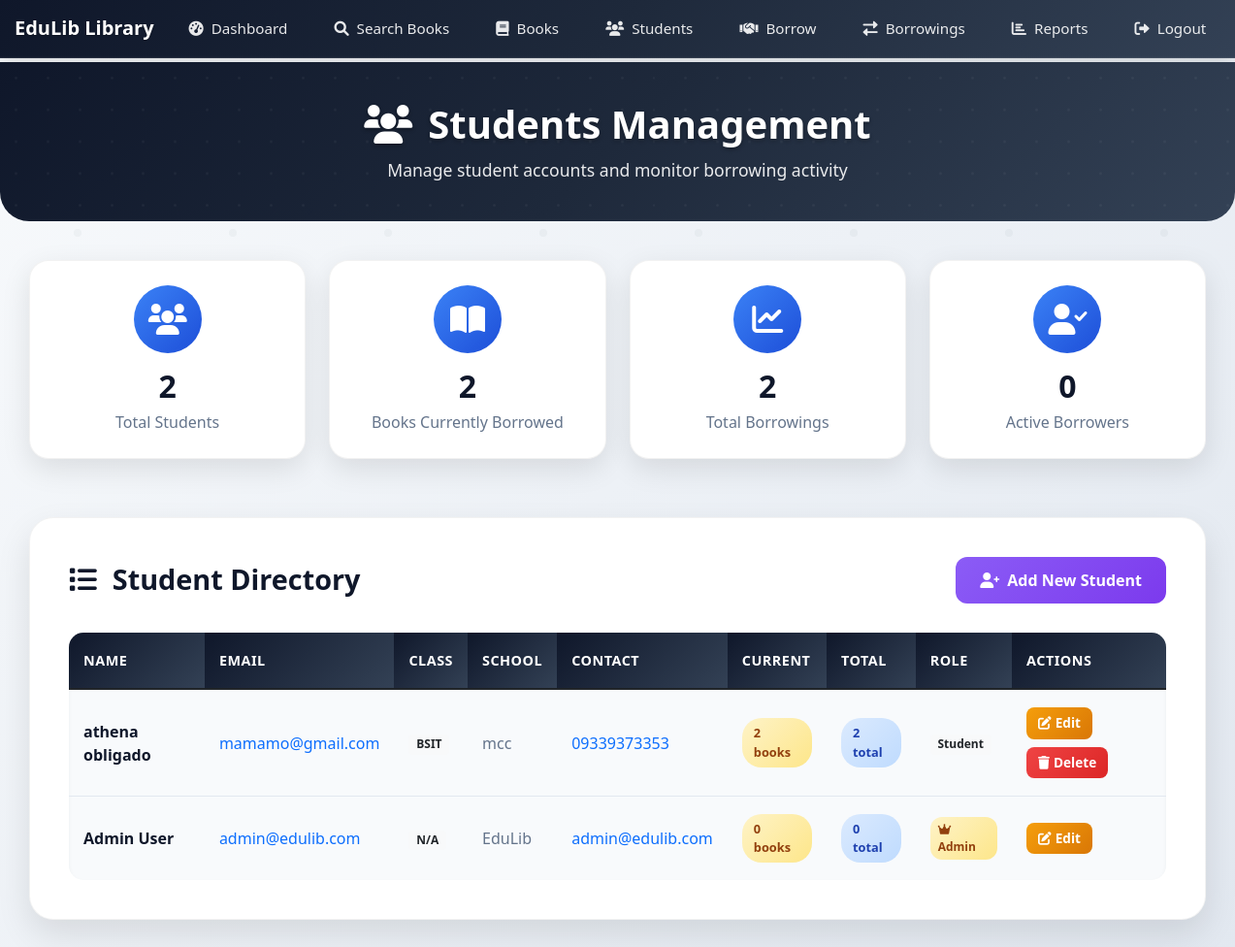
The app's page /students (signed in) with its own data.
### app/models.py (models this page shows, shortened)
class Student(UserMixin, db.Model):
    id = db.Column(db.Integer, primary_key=True)
    email = db.Column(db.String(120), unique=True, nullable=False)
    password_hash = db.Column(db.String(128))
    full_name = db.Column(db.String(100), nullable=False)
    class_name = db.Column(db.String(50), nullable=False)
    school = db.Column(db.String(100), nullable=False)
    contact = db.Column(db.String(100))
    is_admin = db.Column(db.Boolean, default=False)
    borrowings = db.relationship('Borrowing', backref='student', lazy=True)

### app/routes.py (the view)
@bp.route('/students')
@admin_required
def students():
    students = Student.query.all()
    total_current = 0
    total_all = 0
    for student in students:
        student.current_borrowed = len([b for b in student.borrowings if b.status == 'borrowed'])
        student.total_borrowed = len(student.borrowings)
        total_current += student.current_borrowed
        total_all += student.total_borrowed
    return render_template('students.html', students=students, total_current=total_current, total_all=total_all)

### app/__init__.py (called while the page is built)
@login_manager.user_loader
def load_user(user_id):
    from .models import Student
    return Student.query.get(int(user_id))

### app/routes.py (called while the page is built)
def admin_required(f):
    @wraps(f)
    def decorated_function(*args, **kwargs):
        if not current_user.is_authenticated or not current_user.is_admin:
            flash('Access denied. This is for administrators only.')
            return redirect(url_for('main.dashboard'))
        return f(*args, **kwargs)
    return decorated_function

### app/templates/students.html (shortened to what this page needs)
{% extends "base.html" %}
{% block content %}
<div class="page-header">
    <div class="container">
        <div class="row">
            <div class="col-12 text-center">
                <h1><i class="fas fa-users me-3"></i>Students Management</h1>
                <p>Manage student accounts and monitor borrowing activity</p>
            </div>
        </div>
    </div>
</div>
<div class="container">
    <div class="stats-section">
        <div class="row">
            <div class="col-lg-3 col-md-6">
                <div class="stats-card">
                    <div class="icon-wrapper">
                        <i class="fas fa-users"></i>
                    </div>
                    <h3>{{ students|length }}</h3>
                    <p>Total Students</p>
                </div>
            </div>
            <div class="col-lg-3 col-md-6">
                <div class="stats-card">
                    <div class="icon-wrapper">
                        <i class="fas fa-book-open"></i>
                    </div>
                    <h3>{{ total_current }}</h3>
                    <p>Books Currently Borrowed</p>
                </div>
            </div>
            <div class="col-lg-3 col-md-6">
                <div class="stats-card">
                    <div class="icon-wrapper">
                        <i class="fas fa-chart-line"></i>
                    </div>
                    <h3>{{ total_all }}</h3>
                    <p>Total Borrowings</p>
                </div>
            </div>
            <div class="col-lg-3 col-md-6">
                <div class="stats-card">
                    <div class="icon-wrapper">
                        <i class="fas fa-user-check"></i>
                    </div>
                    <h3>
                        {% set active_students = 0 %}
                        {% for student in students %}
                            {% if student.total_borrowed > 0 %}
                                {% set active_students = active_students + 1 %}
                            {% endif %}
                        {% endfor %}
                        {{ active_students }}
                    </h3>
                    <p>Active Borrowers</p>
                </div>
            </div>
        </div>
    </div>
    <div class="content-section">
        <div class="section-header">
            <h3><i class="fas fa-list me-3"></i>Student Directory</h3>
            <a href="{{ url_for('main.add_student') }}" class="btn-add-student">
                <i class="fas fa-user-plus"></i>
                Add New Student
            </a>
        </div>
        {% if students %}
        <div class="students-table-container">
            <div class="table-responsive">
                <table class="table students-table">
                    <thead>
                        <tr>
                            <th>Name</th>
                            <th>Email</th>
                            <th>Class</th>
                            <th>School</th>
                            <th>Contact</th>
                            <th>Current</th>
                            <th>Total</th>
                            <th>Role</th>
                            <th>Actions</th>
                        </tr>
                    </thead>
                    <tbody>
                        {% for student in students %}
                        <tr>
                            <td>
                                <div class="student-name-cell">{{ student.full_name }}</div>
                            </td>
                            <td>
                                <a href="mailto:{{ student.email }}" class="text-decoration-none">
                                    {{ student.email }}
                                </a>
                            </td>
                            <td>
                                <span class="badge bg-light text-dark">{{ student.class_name }}</span>
                            </td>
                            <td>{{ student.school }}</td>
                            <td>
                                {% if student.contact %}
                                    <a href="tel:{{ student.contact }}" class="text-decoration-none">
                                        {{ student.contact }}
                                    </a>
                                {% else %}
                                    <span class="text-muted">-</span>
                                {% endif %}
                            </td>
                            <td>
                                <span class="borrowing-badge borrowing-current">
                                    {{ student.current_borrowed }} books
                                </span>
                            </td>
                            <td>
                                <span class="borrowing-badge borrowing-total">
                                    {{ student.total_borrowed }} total
                                </span>
                            </td>
                            <td>
                                {% if student.is_admin %}
                                    <span class="admin-badge">
                                        <i class="fas fa-crown me-1"></i>Admin
                                    </span>
                                {% else %}
                                    <span class="badge bg-light text-dark">Student</span>
                                {% endif %}
                            </td>
                            <td>
                                <div class="action-buttons">
                                    <a href="{{ url_for('main.edit_student', id=student.id) }}" class="btn-edit">
                                        <i class="fas fa-edit me-1"></i>Edit
                                    </a>
                                    {% if not student.is_admin %}
                                    <a href="{{ url_for('main.delete_student', id=student.id) }}" class="btn-delete"
                                       onclick="return confirm('Are you sure you want to delete this student? This action cannot be undone.')">
                                        <i class="fas fa-trash me-1"></i>Delete
                                    </a>
                                    {% endif %}
                                </div>
                            </td>
                        </tr>
                        {% endfor %}
                    </tbody>
                </table>
            </div>
        </div>
        {% endif %}
    </div>
</div>
{% endblock %}

### app/templates/base.html (style rules this page uses)
body { font-family: 'Segoe UI', Tahoma, Geneva, Verdana, sans-serif; background: linear-gradient(135deg, #f8fafc 0%, #e2e8f0 100%); min-height: 100vh; position: relative; }
body::before { content: ''; position: fixed; top: 0; left: 0; width: 100%; height: 100%; pointer-events: none; z-index: -1; }
.container { max-width: 100%; padding-left: 15px; padding-right: 15px; }

### app/templates/students.html (style rules this page uses)
.page-header { background: linear-gradient(135deg, #0f172a 0%, #1e293b 50%, #334155 100%); color: white; padding: 40px 0; margin: -20px -15px 40px -15px; border-radius: 0 0 30px 30px; position: relative; overflow: hidden; }
.page-header::before { content: ''; position: absolute; top: 0; left: 0; right: 0; bottom: 0; pointer-events: none; }
.page-header h1 { font-size: 2.5rem; font-weight: 700; margin-bottom: 10px; text-shadow: 0 2px 4px rgba(0,0,0,0.3); }
.page-header p { font-size: 1.1rem; opacity: 0.9; margin-bottom: 0; }
.stats-section { margin-bottom: 40px; }
.stats-card { background: white; border-radius: 20px; padding: 25px; text-align: center; box-shadow: 0 10px 30px rgba(0,0,0,0.1); border: 1px solid rgba(0,0,0,0.05); transition: all 0.3s ease; margin-bottom: 20px; }
.stats-card .icon-wrapper { width: 70px; height: 70px; border-radius: 50%; display: flex; align-items: center; justify-content: center; margin: 0 auto 15px; font-size: 2rem; }
.stats-card:nth-child(1) .icon-wrapper { background: linear-gradient(135deg, #3b82f6, #1d4ed8); color: white; }
.stats-card h3 { font-size: 2rem; font-weight: 700; color: #0f172a; margin-bottom: 5px; }
.stats-card p { color: #64748b; font-weight: 500; margin-bottom: 0; }
.content-section { background: white; border-radius: 25px; padding: 40px; box-shadow: 0 15px 35px rgba(0,0,0,0.1); border: 1px solid rgba(0,0,0,0.05); margin-bottom: 40px; }
.section-header { display: flex; justify-content: space-between; align-items: center; margin-bottom: 30px; flex-wrap: wrap; gap: 20px; }
.section-header h3 { color: #0f172a; font-weight: 700; font-size: 1.8rem; margin-bottom: 0; }
.btn-add-student { background: linear-gradient(135deg, #8b5cf6, #7c3aed); border: none; color: white; padding: 12px 25px; border-radius: 12px; font-weight: 600; text-decoration: none; transition: all 0.3s ease; display: inline-flex; align-items: center; gap: 8px; }
.students-table-container { background: #f8fafc; border-radius: 15px; overflow: hidden; box-shadow: inset 0 2px 4px rgba(0,0,0,0.05); }
.students-table { margin-bottom: 0; background: transparent; }
.students-table thead th { background: linear-gradient(135deg, #0f172a, #334155); color: white; border: none; padding: 18px 15px; font-weight: 600; font-size: 0.9rem; text-transform: uppercase; letter-spacing: 0.5px; }
.students-table tbody td { padding: 18px 15px; border-bottom: 1px solid #e2e8f0; color: #64748b; font-weight: 500; vertical-align: middle; }
.students-table tbody tr:last-child td { border-bottom: none; }
.student-name-cell { color: #0f172a; font-weight: 600; max-width: 200px; }
.admin-badge { background: linear-gradient(135deg, #fef3c7, #fde68a); color: #92400e; padding: 4px 8px; border-radius: 12px; font-size: 0.75rem; font-weight: 600; display: inline-block; }
.borrowing-badge { padding: 6px 12px; border-radius: 20px; font-size: 0.8rem; font-weight: 600; display: inline-block; }
.borrowing-current { background: linear-gradient(135deg, #fef3c7, #fde68a); color: #92400e; }
.borrowing-total { background: linear-gradient(135deg, #dbeafe, #bfdbfe); color: #1e40af; }
.action-buttons { display: flex; gap: 8px; flex-wrap: wrap; }
.btn-edit { background: linear-gradient(135deg, #f59e0b, #d97706); border: none; color: white; padding: 6px 12px; border-radius: 8px; font-size: 0.85rem; font-weight: 600; text-decoration: none; transition: all 0.3s ease; }
.btn-delete { background: linear-gradient(135deg, #ef4444, #dc2626); border: none; color: white; padding: 6px 12px; border-radius: 8px; font-size: 0.85rem; font-weight: 600; text-decoration: none; transition: all 0.3s ease; }

### records on screen
Student: full_name "athena obligado", email "mamamo@gmail.com", class_name "BSIT", school "mcc", contact "09339373353", current_borrowed "2", total_borrowed "2", is_admin "Student"
Student: full_name "Admin User", email "admin@edulib.com", class_name "N/A", school "EduLib", contact "admin@edulib.com", current_borrowed "0", total_borrowed "0", is_admin True (drawn)

### other values on screen
{{ students|length }} "2"
{{ total_current }} "2"
{{ total_all }} "2"
{{ active_students }} "0"
